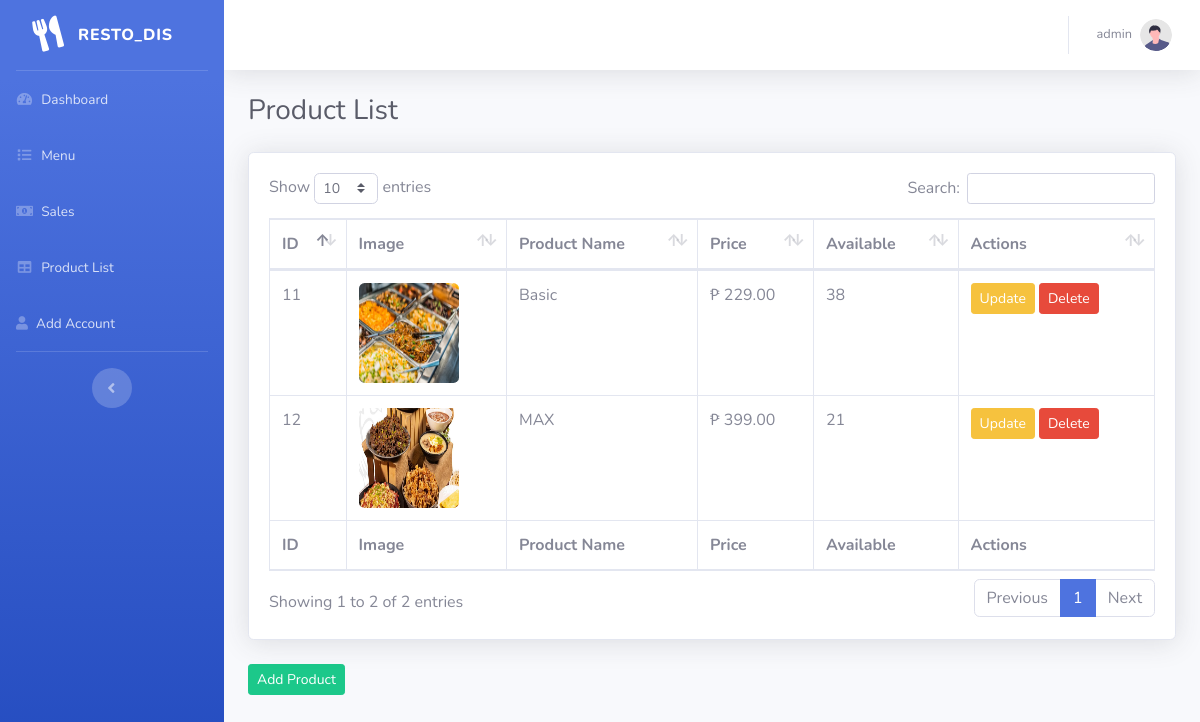
The page /views/products.php (signed in) on the database as committed earlier.
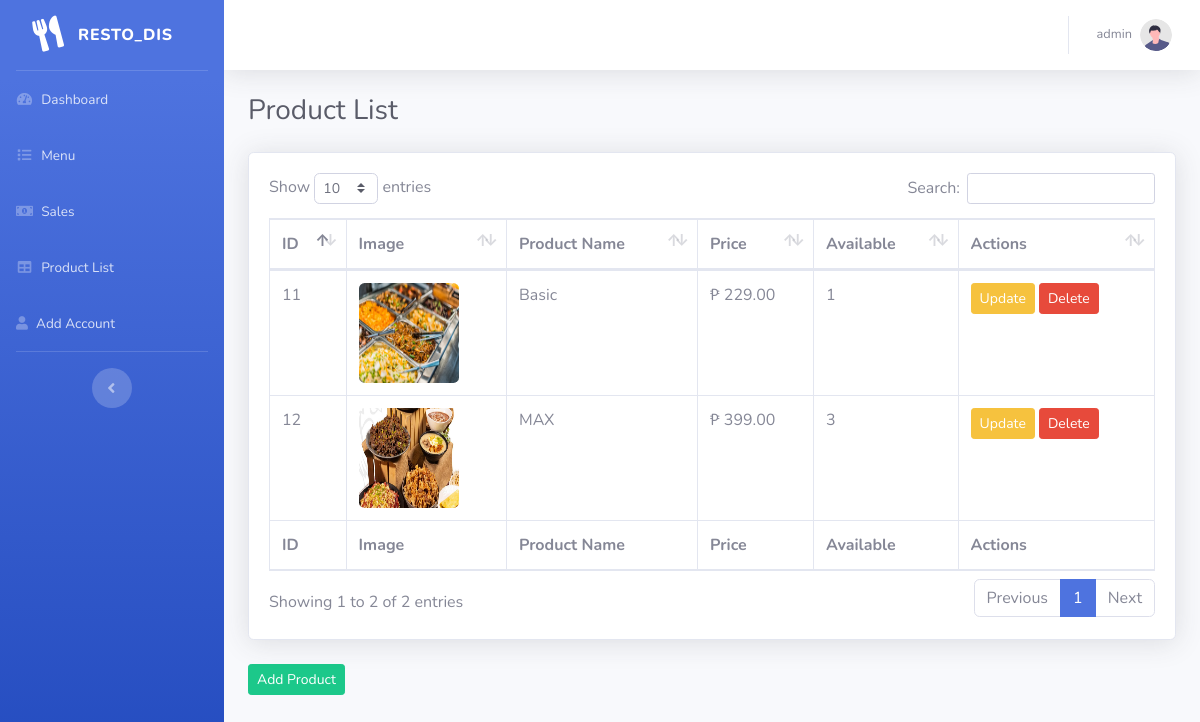
The same page on the database as committed later.
### tables this page shows
CREATE TABLE `products` (
  `id` int(11) NOT NULL,
  `image` varchar(255) DEFAULT NULL,
  `product_name` varchar(100) NOT NULL,
  `price` float NOT NULL,
  `available` int(11) NOT NULL
);

### classes/Database.php (called while the page is built, shortened)
<?php
class Database {
    private $host = 'localhost';
    private $username = 'root';
    private $password = '';
    private $database = 'php-oop';
    public function connect() {
        $conn = new mysqli($this->host, $this->username, $this->password, $this->database);
        return $conn;
    }
}
?>

### classes/Product.php (called while the page is built, shortened)
<?php
require_once 'Database.php';
class Product
{
    private $conn;
    public function __construct()
    {
        $db = new Database();
        $this->conn = $db->connect();
    }
    public function getAllProducts()
    {
        $result = $this->conn->query("SELECT * FROM products");
        return $result->fetch_all(MYSQLI_ASSOC);
    }
}

### views/products.php (the view, shortened to what this page needs)
<?php
require_once '../classes/Product.php';
$product = new Product();
$products = $product->getAllProducts();
?>
<!DOCTYPE html>
<html lang="en">
<head>
    <link href="../assets/vendor/fontawesome-free/css/all.min.css" rel="stylesheet" type="text/css">
    <link href="../assets/css/sb-admin-2.min.css" rel="stylesheet">
    <link href="../assets/vendor/datatables/dataTables.bootstrap4.min.css" rel="stylesheet">
</head>
<body id="page-top">
    <div id="wrapper">
        <?php include 'sidebar.php'; ?>
        <div id="content-wrapper" class="d-flex flex-column">
            <div id="content">
                <?php include 'topbar.php'; ?>
                <div class="container-fluid">
                    <h1 class="h3 mb-4 text-gray-800">Product List</h1>
                    <div class="card shadow mb-4">
                        <div class="card-body">
                            <div class="table-responsive">
                                <table class="table table-bordered" id="dataTable" width="100%" cellspacing="0">
                                    <thead>
                                        <tr>
                                            <th>ID</th>
                                            <th>Image</th>
                                            <th>Product Name</th>
                                            <th>Price</th>
                                            <th>Available</th>
                                            <th>Actions</th>
                                        </tr>
                                    </thead>
                                    <tfoot>
                                        <tr>
                                            <th>ID</th>
                                            <th>Image</th>
                                            <th>Product Name</th>
                                            <th>Price</th>
                                            <th>Available</th>
                                            <th>Actions</th>
                                        </tr>
                                    </tfoot>
                                    <tbody>
                                        <?php foreach ($products as $product) : ?>
                                            <tr>
                                                <td><?php echo $product['id']; ?></td>
                                                <td><img src="<?php echo $product['image']; ?>" style="width: 100px; height: 100px;" class="rounded" alt="Product Image"></td>
                                                <td><?php echo $product['product_name']; ?></td>
                                                <td>₱ <?php echo number_format($product['price'], 2, '.', ','); ?></td>
                                                <td><?php echo $product['available']; ?></td>
                                                <td>
                                                    <a href="#" class="btn btn-sm btn-warning" data-toggle="modal" data-target="#editModal_<?php echo $product['id']; ?>">Update</a>
                                                    <button type="button" class="btn btn-sm btn-danger" data-toggle="modal" data-target="#deleteModal">Delete</button>
                                                </td>
                                            </tr>
                                        <?php endforeach; ?>
                                    </tbody>
                                </table>
                            </div>
                        </div>
                    </div>
                    <a href="#" data-toggle="modal" data-target="#addProductModal" class="btn btn-sm btn-success">Add Product</a>
                </div>
            </div>
        </div>
    </div>
</body>
</html>

Rows that differ between the two databases and show on the page:
changed products "Basic": available "38" → "1"
changed products "MAX": available "21" → "3"
